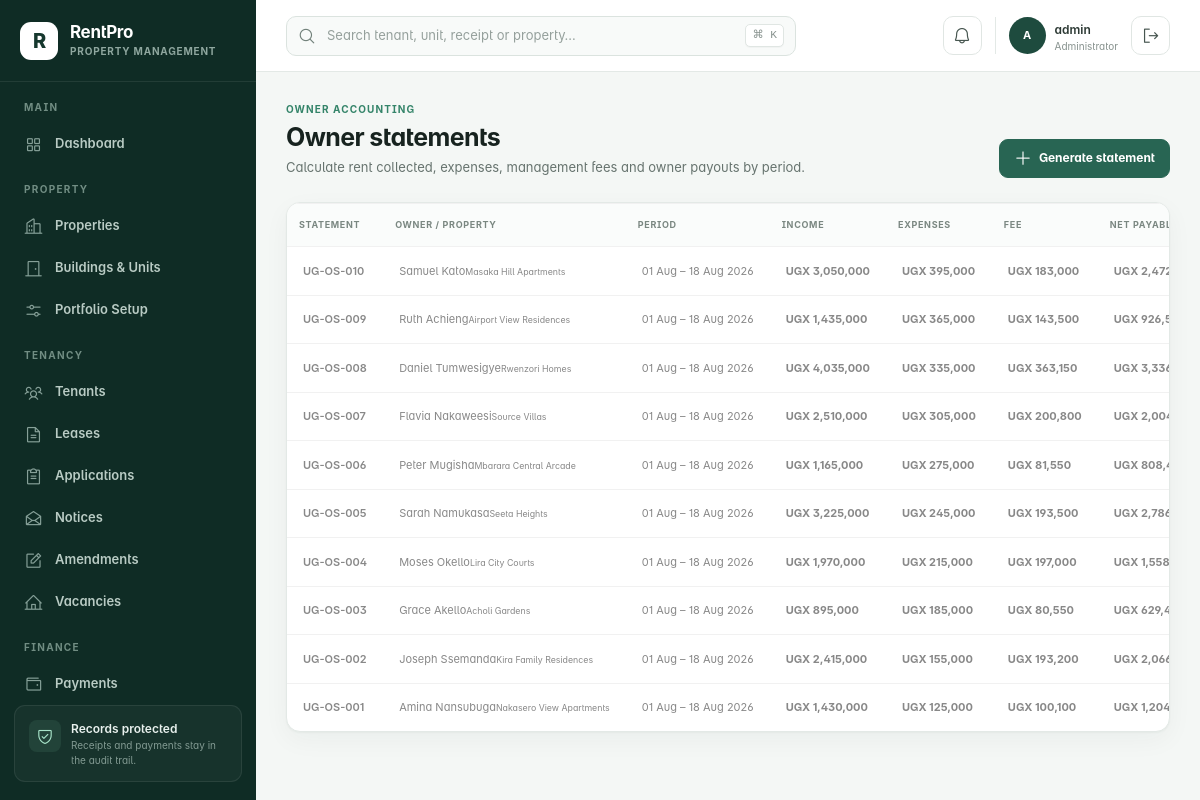
/owner-statements/ (signed in), run on the app's committed database.
### rentalapp/models.py (models this page shows, shortened)
class TimeStampedModel(models.Model):
    created_at = models.DateTimeField(default=timezone.now, editable=False)
    updated_at = models.DateTimeField(auto_now=True)
    class Meta:
        abstract = True

class OwnerStatement(TimeStampedModel):
    class Status(models.TextChoices):
        DRAFT = "draft", "Draft"
        APPROVED = "approved", "Approved"
        PAID = "paid", "Paid"
        VOID = "void", "Void"
    statement_number = models.CharField(max_length=30, unique=True, null=True, blank=True)
    owner = models.ForeignKey(Landlord, on_delete=models.PROTECT, related_name="statements")
    property = models.ForeignKey(
        Property,
        on_delete=models.PROTECT,
        related_name="owner_statements",
        null=True,
        blank=True,
    )
    period_start = models.DateField()
    period_end = models.DateField()
    rent_collected = models.DecimalField(max_digits=14, decimal_places=2, default=0)
    other_income = models.DecimalField(max_digits=14, decimal_places=2, default=0)
    expenses = models.DecimalField(max_digits=14, decimal_places=2, default=0)
    management_fee = models.DecimalField(max_digits=14, decimal_places=2, default=0)
    net_payable = models.DecimalField(max_digits=14, decimal_places=2, default=0)
    status = models.CharField(max_length=20, choices=Status.choices, default=Status.DRAFT)
    approved_by = models.ForeignKey(
        settings.AUTH_USER_MODEL,
        on_delete=models.PROTECT,
        related_name="approved_owner_statements",
        null=True,
        blank=True,
    )
    approved_at = models.DateTimeField(null=True, blank=True)
    paid_at = models.DateTimeField(null=True, blank=True)
    payout_reference = models.CharField(max_length=140, blank=True)
    notes = models.TextField(blank=True)
    class Meta:
        ordering = ("-period_end", "-id")
        constraints = [
            models.CheckConstraint(condition=models.Q(period_end__gte=models.F("period_start")), name="valid_owner_statement_period"),
            models.UniqueConstraint(
                fields=("owner", "property", "period_start", "period_end"),
                name="unique_owner_statement_period",
            ),
        ]

class Landlord(TimeStampedModel):
    class PayoutMethod(models.TextChoices):
        BANK = "bank", "Bank transfer"
        MTN_MOMO = "mtn_momo", "MTN Mobile Money"
        AIRTEL_MONEY = "airtel_money", "Airtel Money"
        CASH = "cash", "Cash"
    user = models.OneToOneField(
        settings.AUTH_USER_MODEL,
        on_delete=models.SET_NULL,
        null=True,
        blank=True,
        related_name="landlord_profile",
    )
    full_name = models.CharField(max_length=140, blank=True)
    phone = models.CharField(max_length=20)
    national_id = models.CharField(max_length=30, blank=True)
    address = models.CharField(max_length=255, blank=True)
    email = models.EmailField(blank=True)
    occupation = models.CharField(max_length=100, blank=True)
    tax_id = models.CharField(max_length=40, blank=True)
    management_fee_rate = models.DecimalField(
        max_digits=5,
        decimal_places=2,
        default=0,
        validators=[MinValueValidator(0), MaxValueValidator(100)],
    )
    payout_method = models.CharField(
        max_length=20,
        choices=PayoutMethod.choices,
        default=PayoutMethod.BANK,
    )
    payout_phone = models.CharField(max_length=20, blank=True)
    bank_name = models.CharField(max_length=100, blank=True)
    bank_account_name = models.CharField(max_length=140, blank=True)
    bank_account_number = models.CharField(max_length=60, blank=True)
    class Meta:
        ordering = ("full_name", "id")
    def __str__(self):
        return self.full_name or (self.user.get_full_name() if self.user else "Unnamed owner")

class Property(TimeStampedModel):
    TYPE_CHOICES = (
        ("apartments", "Apartments"),
        ("commercial", "Commercial"),
        ("mixed_use", "Mixed use"),
        ("villas", "Villas"),
        ("other", "Other"),
    )
    STATUS_CHOICES = (("active", "Active"), ("inactive", "Inactive"))
    owner = models.ForeignKey(
        Landlord,
        on_delete=models.PROTECT,
        related_name="properties",
        null=True,
        blank=True,
    )
    name = models.CharField(max_length=100)
    code = models.CharField(max_length=20, unique=True, null=True, blank=True)
    address = models.TextField()
    district = models.CharField(max_length=80, blank=True)
    property_type = models.CharField(max_length=50, choices=TYPE_CHOICES, default="apartments")
    description = models.TextField(blank=True)
    total_units = models.PositiveIntegerField(default=0, help_text="Planned or declared unit count")
    status = models.CharField(max_length=20, choices=STATUS_CHOICES, default="active")
    class Meta:
        ordering = ("name",)
        verbose_name_plural = "properties"
    def __str__(self):
        return self.name

### rentalapp/views.py (the view, shortened to what this page needs)
# urls.py: path("owner-statements/", views.owner_statement_list, name="owner_statement_list"),
@login_and_roles_required(*FINANCE_ROLES)
def owner_statement_list(request):
    form = OwnerStatementForm(request.POST or None)
    return render(
        request,
        "accounting/statements.html",
        {"statements": OwnerStatement.objects.select_related("owner", "property", "approved_by"), "form": form},
    )

### rentalapp/forms.py (shortened to what this page needs)
class OwnerStatementForm(StyledModelForm):
    class Meta:
        model = OwnerStatement
        fields = ("owner", "property", "period_start", "period_end", "other_income", "notes")
        widgets = {
            "period_start": forms.DateInput(attrs={"type": "date"}),
            "period_end": forms.DateInput(attrs={"type": "date"}),
        }

### rentalapp/context_processors.py (called while the page is built)
def workspace_context(request):
    notifications = Notification.objects.filter(is_read=False)
    if request.user.is_authenticated:
        notifications = notifications.filter(Q(user=request.user) | Q(user__isnull=True))
    else:
        notifications = notifications.filter(user__isnull=True)
    role = get_user_role(request.user)
    if role == "tenant":
        home_url = reverse("tenant_portal")
    elif role == "landlord":
        home_url = reverse("landlord_portal")
    elif role in STAFF_ROLES:
        home_url = reverse("dashboard")
    else:
        home_url = reverse("home")
    return {
        "workspace_notifications": notifications[:5],
        "workspace_notification_count": notifications.count(),
        "workspace_role": role,
        "workspace_home_url": home_url,
    }

### rentalapp/permissions.py (called while the page is built)
def get_user_role(user):
    if not getattr(user, "is_authenticated", False):
        return None
    if user.is_superuser:
        return UserProfile.Role.ADMINISTRATOR
    profile = getattr(user, "rental_profile", None)
    if not profile or not profile.is_active:
        return UserProfile.Role.VIEWER
    return profile.role

def user_has_role(user, roles):
    return get_user_role(user) in roles

def login_and_roles_required(*roles, write_only=False):
    def decorator(view):
        @wraps(view)
        def wrapped(request, *args, **kwargs):
            if not request.user.is_authenticated:
                return redirect_to_login(request.get_full_path())
            should_check = not write_only or request.method not in ("GET", "HEAD", "OPTIONS")
            if roles and should_check and not user_has_role(request.user, roles):
                raise PermissionDenied("Your role does not allow this action.")
            return view(request, *args, **kwargs)
        return wrapped
    return decorator

### rentalapp/templatetags/rental_tags.py (called while the page is built)
@register.filter
def ugx(value):
    try:
        number = Decimal(value or 0)
    except (InvalidOperation, TypeError, ValueError):
        return "UGX 0"
    return f"UGX {number:,.0f}"

@register.filter
def initials(value):
    words = str(value or "R").split()
    return "".join(word[0] for word in words[:2]).upper()

### rentalapp/templates/accounting/statements.html (shortened to what this page needs)
{% extends 'base.html' %}{% load rental_tags %}
{% block content %}<header class="page-header"><div><span class="eyebrow">Owner accounting</span><h1>Owner statements</h1><p>Calculate rent collected, expenses, management fees and owner payouts by period.</p></div><button class="btn btn-primary" data-bs-toggle="modal" data-bs-target="#newStatement"><i class="ph ph-plus"></i> Generate statement</button></header><section class="data-card"><table class="table"><thead><tr><th>Statement</th><th>Owner / Property</th><th>Period</th><th>Income</th><th>Expenses</th><th>Fee</th><th>Net payable</th><th>Status</th></tr></thead><tbody>{% for item in statements %}<tr><td><a href="{% url 'owner_statement_detail' item.pk %}"><strong>{{ item.statement_number }}</strong></a></td><td>{{ item.owner }}<small class="d-block text-muted">{{ item.property|default:'All properties' }}</small></td><td>{{ item.period_start|date:'d M' }} – {{ item.period_end|date:'d M Y' }}</td><td class="money">{{ item.rent_collected|ugx }}</td><td class="money">{{ item.expenses|ugx }}</td><td class="money">{{ item.management_fee|ugx }}</td><td class="money">{{ item.net_payable|ugx }}</td><td><span class="status-pill {{ item.status|status_class }}">{{ item.get_status_display }}</span></td></tr>{% empty %}<tr><td colspan="8"><div class="empty-state">No owner statements generated.</div></td></tr>{% endfor %}</tbody></table></section>{% with modal_id='newStatement' modal_title='Generate owner statement' eyebrow='Owner accounting' submit_label='Generate statement' %}{% include 'includes/create_modal.html' %}{% endwith %}{% endblock %}

### rentalapp/templates/base.html (shortened to what this page needs)
{% load static rental_tags %}
<!doctype html>
<html lang="en">
<head>
  <link rel="stylesheet" href="{% static 'assets/css/plugins/phosphor-icons.css' %}">
  <link rel="stylesheet" href="{% static 'assets/css/style.css' %}">
  <link rel="stylesheet" href="{% static 'assets/css/rentpro.css' %}">
</head>
<body>
  <div class="app-shell">
    <aside class="app-sidebar offcanvas-lg offcanvas-start" tabindex="-1" id="mainSidebar" aria-label="Primary navigation">
      <div class="sidebar-brand">
        <a href="{{ workspace_home_url }}" class="brand-mark" aria-label="RentPro home">R</a>
        <div><a href="{{ workspace_home_url }}" class="brand-name">RentPro</a><span>Property Management</span></div>
      </div>
      <nav class="sidebar-nav">
        {% if workspace_role == 'tenant' %}
        <div class="nav-group">
          <span class="nav-caption">Tenant portal</span>
          <a href="{% url 'tenant_portal' %}" class="nav-link active"><i class="ph ph-house-user"></i><span>My tenancy</span></a>
        </div>
        {% elif workspace_role == 'landlord' %}
        <div class="nav-group">
          <span class="nav-caption">Landlord portal</span>
          <a href="{% url 'landlord_portal' %}" class="nav-link active"><i class="ph ph-buildings"></i><span>My portfolio</span></a>
        </div>
        {% else %}
        <div class="nav-group">
          <span class="nav-caption">Main</span>
          <a href="{% url 'dashboard' %}" class="nav-link {% if request.resolver_match.url_name == 'dashboard' %}active{% endif %}"><i class="ph ph-squares-four"></i><span>Dashboard</span></a>
        </div>
        <div class="nav-group">
          <span class="nav-caption">Property</span>
          <a href="{% url 'property_list' %}" class="nav-link {% if 'property' in request.resolver_match.url_name %}active{% endif %}"><i class="ph ph-buildings"></i><span>Properties</span></a>
          <a href="{% url 'unit_list' %}" class="nav-link {% if 'unit' in request.resolver_match.url_name %}active{% endif %}"><i class="ph ph-door"></i><span>Buildings &amp; Units</span></a>
          <a href="{% url 'portfolio_setup' %}" class="nav-link {% if request.resolver_match.url_name == 'portfolio_setup' %}active{% endif %}"><i class="ph ph-sliders-horizontal"></i><span>Portfolio Setup</span></a>
        </div>
        <div class="nav-group">
          <span class="nav-caption">Tenancy</span>
          <a href="{% url 'tenant_list' %}" class="nav-link {% if 'tenant' in request.resolver_match.url_name %}active{% endif %}"><i class="ph ph-users-three"></i><span>Tenants</span></a>
          <a href="{% url 'lease_list' %}" class="nav-link {% if 'lease' in request.resolver_match.url_name %}active{% endif %}"><i class="ph ph-file-text"></i><span>Leases</span></a>
          <a href="{% url 'application_list' %}" class="nav-link {% if 'application' in request.resolver_match.url_name %}active{% endif %}"><i class="ph ph-clipboard-text"></i><span>Applications</span></a>
          <a href="{% url 'notice_list' %}" class="nav-link {% if request.resolver_match.url_name == 'notice_list' %}active{% endif %}"><i class="ph ph-envelope-open"></i><span>Notices</span></a>
          <a href="{% url 'amendment_list' %}" class="nav-link {% if 'amendment' in request.resolver_match.url_name %}active{% endif %}"><i class="ph ph-note-pencil"></i><span>Amendments</span></a>
          <a href="{% url 'unit_list' %}?status=available" class="nav-link"><i class="ph ph-house-line"></i><span>Vacancies</span></a>
        </div>
        <div class="nav-group">
          <span class="nav-caption">Finance</span>
          <a href="{% url 'payment_list' %}" class="nav-link "><i class="ph ph-wallet"></i><span>Payments</span></a>
        </div>
        {% endif %}
      </nav>
      <div class="sidebar-help">
        <div class="help-icon"><i class="ph ph-shield-check"></i></div>
        <strong>Records protected</strong>
        <span>Receipts and payments stay in the audit trail.</span>
      </div>
    </aside>
    <div class="app-main">
      <header class="app-topbar">
        {% if workspace_role != 'tenant' and workspace_role != 'landlord' %}<form class="global-search" action="{% url 'global_search' %}" method="get" role="search">
          <i class="ph ph-magnifying-glass"></i>
          <input type="search" name="q" value="{{ request.GET.q|default:'' }}" placeholder="Search tenant, unit, receipt or property…" aria-label="Global search">
          <kbd>⌘ K</kbd>
        </form>{% endif %}
        <div class="topbar-actions">
          <div class="dropdown">
            <button class="icon-button notification-button" type="button" data-bs-toggle="dropdown" aria-expanded="false" aria-label="Notifications">
              <i class="ph ph-bell"></i>{% if workspace_notification_count %}<span>{{ workspace_notification_count }}</span>{% endif %}
            </button>
          </div>
          <div class="user-chip">
            <span class="avatar">{% if request.user.is_authenticated %}{{ request.user.get_full_name|default:request.user.username|initials }}{% else %}PM{% endif %}</span>
            <span class="d-none d-md-flex"><strong>{% if request.user.is_authenticated %}{{ request.user.get_full_name|default:request.user.username }}{% else %}Property Manager{% endif %}</strong><small>{{ workspace_role|default:'Operations'|title }}</small></span>
          </div>
          {% if request.user.is_authenticated %}<form method="post" action="{% url 'logout' %}">{% csrf_token %}<button class="icon-button" type="submit" title="Sign out"><i class="ph ph-sign-out"></i><span class="visually-hidden">Sign out</span></button></form>{% endif %}
        </div>
      </header>
      <main class="app-content">
        {% block content %}{% endblock %}
      </main>
    </div>
  </div>
</body>
</html>

### data on the page
OwnerStatement: statement_number "UG-OS-010", owner "Samuel Kato", property "Masaka Hill Apartments", period_start "01 Aug", period_end "18 Aug 2026", rent_collected|ugx "UGX 3,050,000", expenses|ugx "UGX 395,000", management_fee|ugx "UGX 183,000", net_payable|ugx "UGX…"
OwnerStatement: statement_number "UG-OS-009", owner "Ruth Achieng", property "Airport View Residences", period_start "01 Aug", period_end "18 Aug 2026", rent_collected|ugx "UGX 1,435,000", expenses|ugx "UGX 365,000", management_fee|ugx "UGX 143,500", net_payable|ugx "UGX…"
OwnerStatement: statement_number "UG-OS-008", owner "Daniel Tumwesigye", property "Rwenzori Homes", period_start "01 Aug", period_end "18 Aug 2026", rent_collected|ugx "UGX 4,035,000", expenses|ugx "UGX 335,000", management_fee|ugx "UGX 363,150", net_payable|ugx "UGX…"
OwnerStatement: statement_number "UG-OS-007", owner "Flavia Nakaweesi", property "Source Villas", period_start "01 Aug", period_end "18 Aug 2026", rent_collected|ugx "UGX 2,510,000", expenses|ugx "UGX 305,000", management_fee|ugx "UGX 200,800", net_payable|ugx "UGX…"
OwnerStatement: statement_number "UG-OS-006", owner "Peter Mugisha", property "Mbarara Central Arcade", period_start "01 Aug", period_end "18 Aug 2026", rent_collected|ugx "UGX 1,165,000", expenses|ugx "UGX 275,000", management_fee|ugx "UGX 81,550", net_payable|ugx "UGX…"
OwnerStatement: statement_number "UG-OS-005", owner "Sarah Namukasa", property "Seeta Heights", period_start "01 Aug", period_end "18 Aug 2026", rent_collected|ugx "UGX 3,225,000", expenses|ugx "UGX 245,000", management_fee|ugx "UGX 193,500", net_payable|ugx "UGX…"
OwnerStatement: statement_number "UG-OS-004", owner "Moses Okello", property "Lira City Courts", period_start "01 Aug", period_end "18 Aug 2026", rent_collected|ugx "UGX 1,970,000", expenses|ugx "UGX 215,000", management_fee|ugx "UGX 197,000", net_payable|ugx "UGX…"
OwnerStatement: statement_number "UG-OS-003", owner "Grace Akello", property "Acholi Gardens", period_start "01 Aug", period_end "18 Aug 2026", rent_collected|ugx "UGX 895,000", expenses|ugx "UGX 185,000", management_fee|ugx "UGX 80,550", net_payable|ugx "UGX…"
OwnerStatement: statement_number "UG-OS-002", owner "Joseph Ssemanda", property "Kira Family Residences", period_start "01 Aug", period_end "18 Aug 2026", rent_collected|ugx "UGX 2,415,000", expenses|ugx "UGX 155,000", management_fee|ugx "UGX 193,200", net_payable|ugx "UGX…"
OwnerStatement: statement_number "UG-OS-001", owner "Amina Nansubuga", property "Nakasero View Apartments", period_start "01 Aug", period_end "18 Aug 2026", rent_collected|ugx "UGX 1,430,000", expenses|ugx "UGX 125,000", management_fee|ugx "UGX 100,100", net_payable|ugx "UGX…"

### other printed values
{{ request.user.get_full_name|default:request.user.username|initials }} "A"
{{ request.user.get_full_name|default:request.user.username }} "admin"
{{ workspace_role|default:'Operations'|title }} "Administrator"
